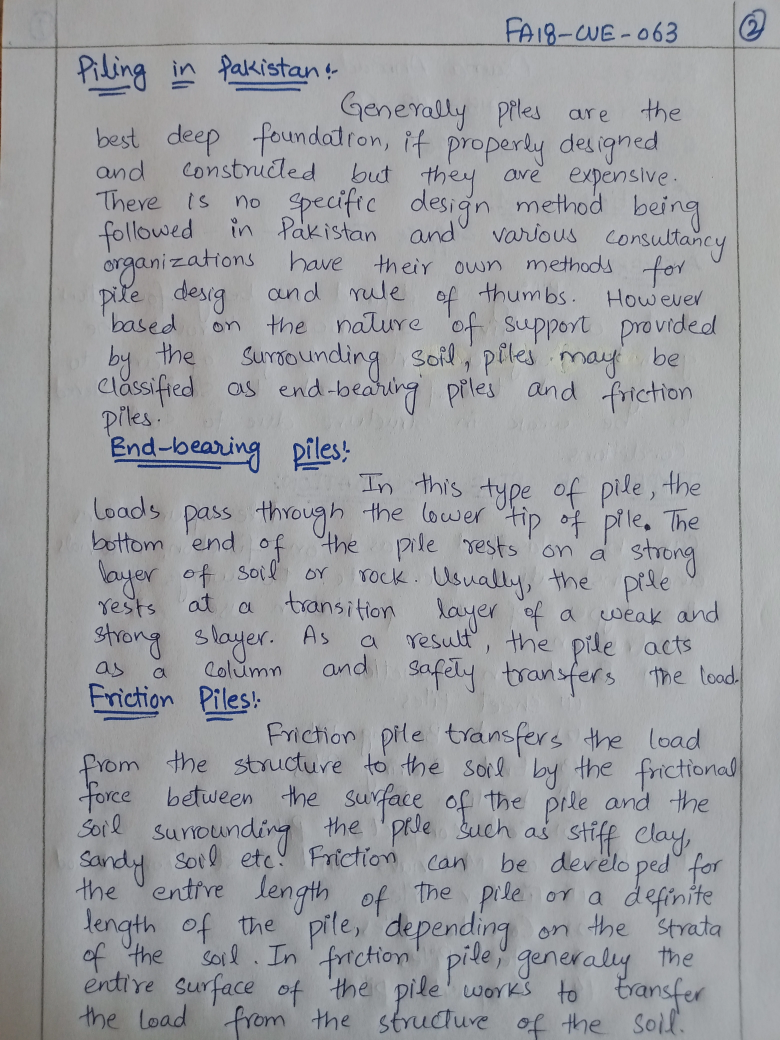
#> input picture Threshold/img/handwriting.jpg, 3120 x 4160 px (shown at 1/4 size)
$ python adaptive_treshold.py
#> lines starting #> are read from the running program, lines starting #| are printed output that depends on the picture
import os
import cv2

# قراءة الصورة
img = cv2.imread(os.path.join('.', 'img', 'handwriting.jpg'))
#> img is the input picture: shape (4160, 3120, 3); mean B, G, R 161.3, 157.5, 155.8

# التحقق من تحميل الصورة
if img is None:
    print("❌ لم يتم تحميل الصورة، تأكد من المسار الصحيح.")
    exit()

# استخراج المقاس
height, width = img.shape[:2]
#> height = 4160; width = 3120
size_text = f"{width} x {height} px"
#> size_text = '3120 x 4160 px'

# إضافة المقاس على الصورة الأصلية
cv2.putText(img, size_text, (50, 50), cv2.FONT_HERSHEY_SIMPLEX,
            2, (0, 0, 255), 3, cv2.LINE_AA)

# تصغير الصورة للعرض فقط (مثلاً 800 بكسل عرض)
scale_width = 800
scale_height = int((scale_width / width) * height)
#> scale_height = 1066
resized = cv2.resize(img, (scale_width, scale_height))
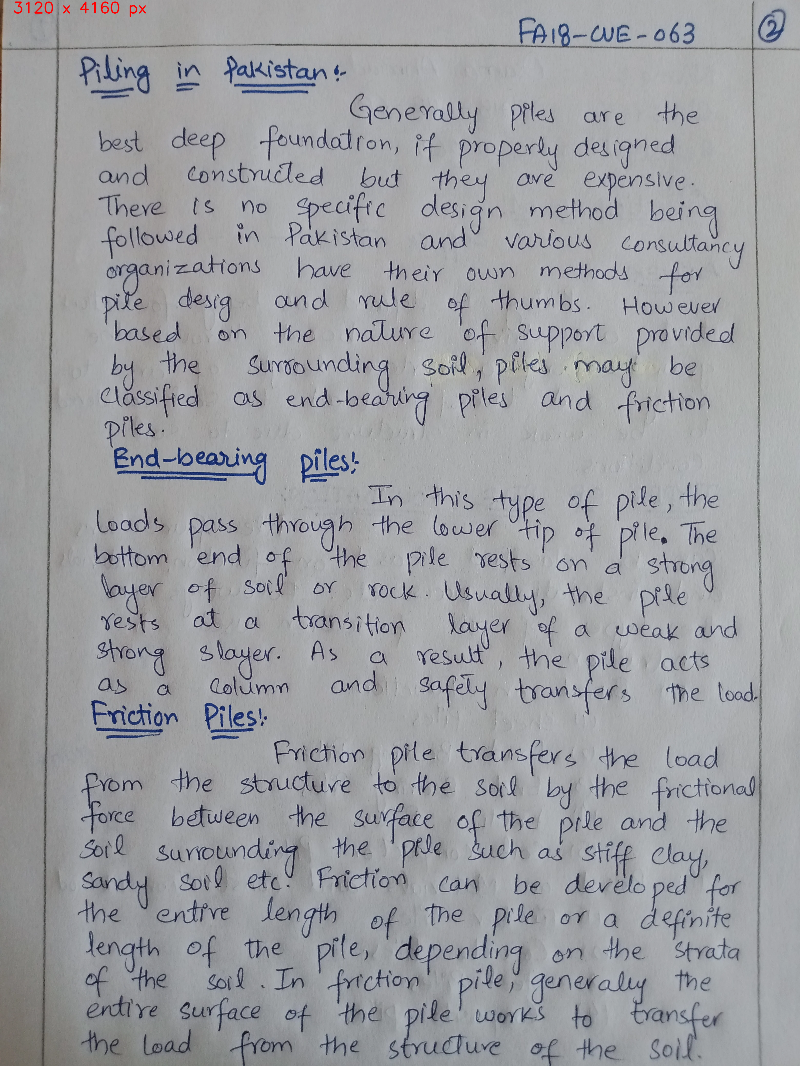
#> resized: shape (1066, 800, 3); mean B, G, R 161.1, 157.3, 155.8

# تحويل الصورة إلى رمادية
img_gray = cv2.cvtColor(resized, cv2.COLOR_BGR2GRAY)

# تحويل إلى أبيض وأسود - عتبة ثابتة
ret, thresh = cv2.threshold(img_gray, 80, 255, cv2.THRESH_BINARY)
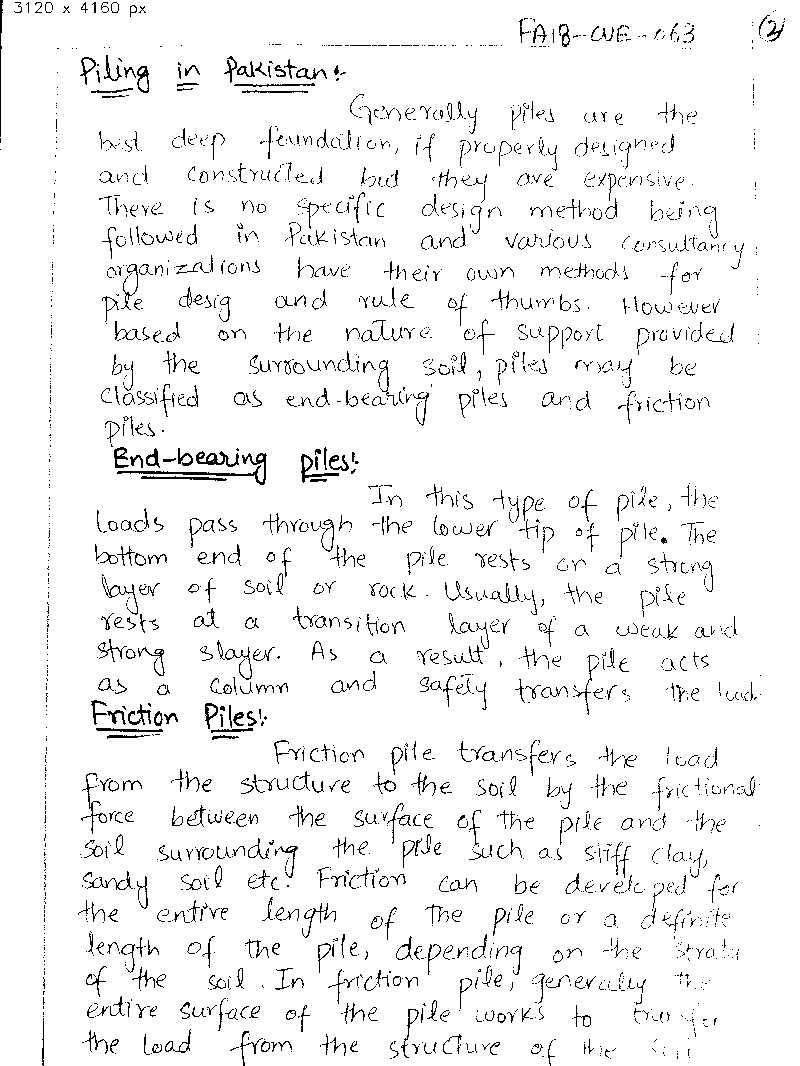
#> thresh: shape (1066, 800); 95.4% white; black in thin lines or dots

# تحويل إلى أبيض وأسود - عتبة تكيفية
adaptive_img = cv2.adaptiveThreshold(img_gray, 255,
                                     cv2.ADAPTIVE_THRESH_GAUSSIAN_C,
                                     cv2.THRESH_BINARY, 19, 10)
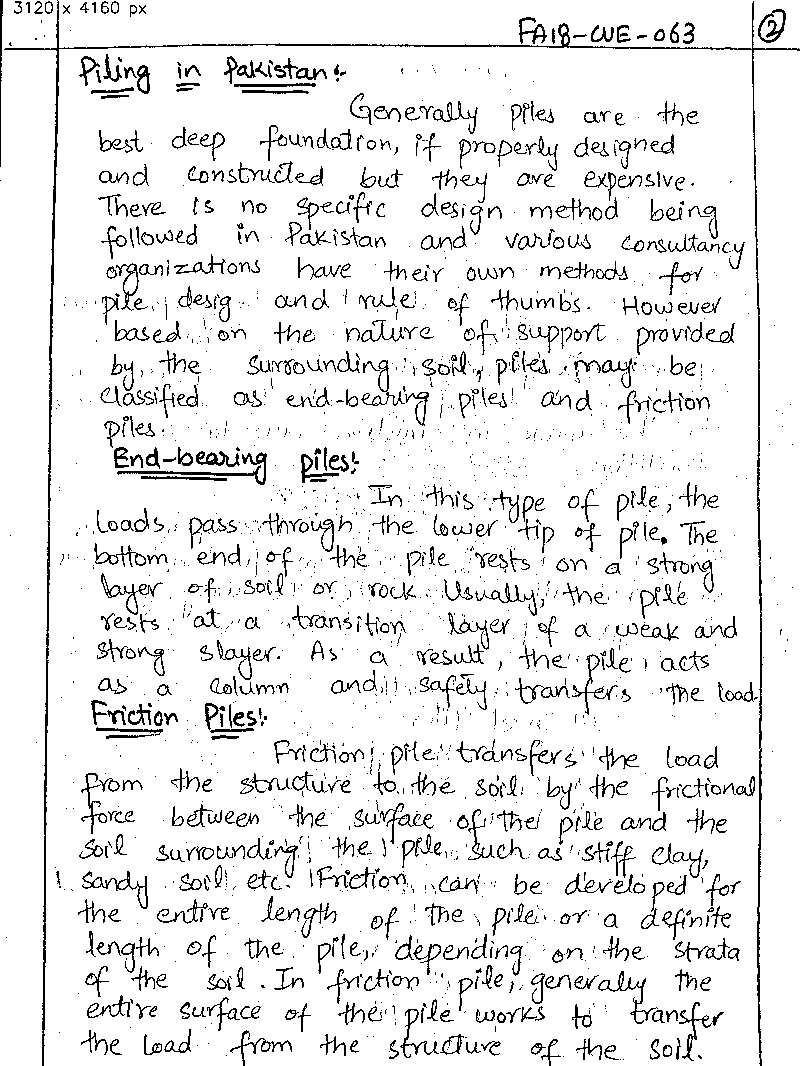
#> adaptive_img: shape (1066, 800); 91.7% white; black in thin lines or dots

# عرض النتائج
cv2.imshow("Resized Image", resized)
cv2.imshow("Threshold (Fixed)", thresh)
cv2.imshow("Adaptive Threshold", adaptive_img)

cv2.waitKey(0)
cv2.destroyAllWindows()
